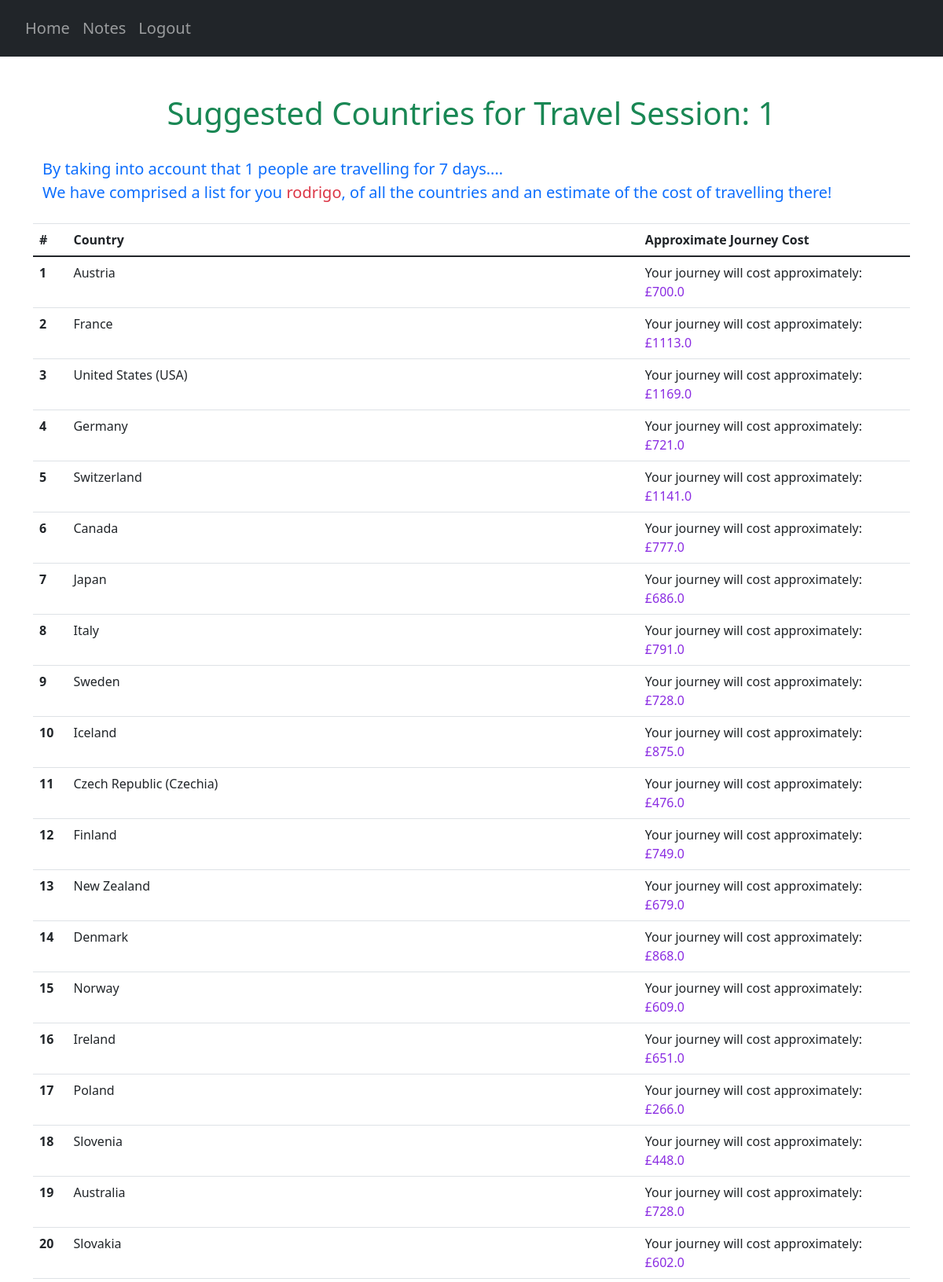
The app's page /suggestions/1 (signed in, upper part) with its own data.
### website/models.py (models this page shows)
class User(db.Model, UserMixin):
    id = db.Column(db.Integer, primary_key=True)
    email = db.Column(db.String(150), unique=True)
    password = db.Column(db.String(150))
    first_name = db.Column(db.String(150))
    notes = db.relationship('Note')
    countries = db.relationship('UserCountry')
    travel_score = db.relationship('UserTravelScore')

class UserCountryScore(db.Model):
    user_id = db.Column(db.Integer, db.ForeignKey('user.id'), primary_key=True)
    travel_id = db.Column(db.Integer, primary_key=True)
    country_code = db.Column(db.String(3), db.ForeignKey('country.country_code'), primary_key=True)
    water_sports_score = db.Column(db.Float)
    winter_sports_score = db.Column(db.Float)
    culture_score = db.Column(db.Float)
    safety_score = db.Column(db.Float)
    budget_score = db.Column(db.Float)
    total_score = db.Column(db.Float)
    final_travel_cost = db.Column(db.Float)

class Country(db.Model):
    country_code = db.Column(db.String(3), primary_key=True)
    country_name = db.Column(db.String(150), unique=True)

### website/views.py (the view)
@views.route("/suggestions/<travelID>", methods=["GET"])
@login_required
def suggestions(travelID):
    travel_response = travelID
    countries = Country.query.all()
    AllCountries = {}
    for country in countries:
        AllCountries[country.country_code] = country.country_name
    user_travel_details = []
    try:
        ranked_countries = userCountryScore(travelID, AllCountries)
        ranked_countries_UF = list(map(lambda x: (AllCountries[x[0]], x[1], x[2]), ranked_countries))
        current_travel = UserTravelScore.query.get((current_user.id, travelID))
        num_travellers = current_travel.num_travellers
        travelling_time = current_travel.travelling_time
        user_travel_details.append(travelID)
        user_travel_details.append(num_travellers)
        user_travel_details.append(travelling_time)
        return render_template("suggestions.html",
                               user=current_user,
                               best_countries=ranked_countries_UF,
                               user_travel=user_travel_details)
    except (AttributeError, sqlalchemy.exc.IntegrityError):
        user_travel_details.append(0)
        user_travel_details.append(1)
        return redirect(url_for('views.noTravel'))
    print(ranked_countries_UF)

### website/__init__.py (called while the page is built)
def create_app():
    app = Flask(__name__)
    app.config['SECRET_KEY'] = 'pog'
    app.config['SQLALCHEMY_DATABASE_URI'] = f'sqlite:///{DB_NAME}'
    db.init_app(app)
    from .views import views
    from .auth import auth
    app.register_blueprint(views, url_prefix='/')
    app.register_blueprint(auth, url_prefix='/')
    from .models import User, Note, Country, UserCountry, Safety, Cost, CulturalValue, CovidRestrictions
    create_database(app)
    login_manager = LoginManager()
    login_manager.login_view = 'auth.login'
    login_manager.init_app(app)
    @login_manager.user_loader
    def load_user(id):
        return User.query.get(int(id))
    return app

### website/questionHandler.py (called while the page is built)
def sortCountries(travelID):
    print("sort countries is running")
    print("this is the travelID", travelID)
    x = select(UserCountryScore)\
        .where(UserCountryScore.user_id == current_user.id, UserCountryScore.travel_id == travelID)\
        .order_by(UserCountryScore.total_score.desc())
    result = db.session.connection().execute(x)
    result = result.fetchall()
    print("this is RESULT", result)
    userSuggestions = []
    i = 1
    for score in result:
        travel_cost = score.final_travel_cost
        valuesToDisplay = {}
        valuesToDisplay["Your journey will cost approximately"] = travel_cost
        userSuggestions.append((score.country_code, int(i), valuesToDisplay))
        i += 1
    return userSuggestions

### website/templates/suggestions.html (shortened to what this page needs)
{% extends "base.html" %} {% block title %}TEST{% endblock %}
{% block content %}
<div class="container pt-5">
    <h1 align="center"><span class="text-success">Suggested Countries for Travel Session: {{ user_travel[0] }}</span></h1>
    <p class="pt-4 pb-2 text-primary" id="user-countries-header">
        By taking into account that {{ user_travel[1] }} people are travelling for {{ user_travel[2] }} days....<br>
        We have comprised a list for you <span class="text-danger">{{ current_user.first_name }}</span>,
        of all the countries and an estimate of the cost of travelling there!
    </p>
</div>
<table class="table">
    <thead>
        <tr>
            <th scope="col">#</th>
            <th scope="col">Country</th>
            <th scope="col">Approximate Journey Cost</th>
        </tr>
    </thead>
    <tbody>
        {% for country in best_countries %}
        {% set countryName = country[0] %}
        {% set countryDict = country[2] %}
        {% for roughCostText, roughCost in countryDict.items() %}
            <tr>
                <th scope="row">{{ country[1] }}</th>
                <td>{{ countryName }}</td>
                <td>{{ roughCostText }}: <span class="cost-number">£{{ roughCost}}</span></td>
            </tr>
        {% endfor %}
        {% endfor %}
    </tbody>
</table>
{% endblock %}

### website/templates/base.html (shortened to what this page needs)
<!DOCTYPE html>
<html>
    <head>
        <link
            rel="stylesheet"
            href="https://stackpath.bootstrapcdn.com/bootstrap/4.4.1/css/bootstrap.min.css"
        />
        <link
            rel="stylesheet"
            href="https://stackpath.bootstrapcdn.com/font-awesome/4.7.0/css/font-awesome.min.css"
        />
        <link rel="stylesheet" href="https://cdn.jsdelivr.net/npm/bootstrap-icons@1.3.0/font/bootstrap-icons.css">
        <link href="https://cdn.jsdelivr.net/npm/bootstrap@5.0.2/dist/css/bootstrap.min.css"
              rel="stylesheet"
        />
        <link href="https://cdn.jsdelivr.net/npm/tom-select@2.0.0-rc.4/dist/css/tom-select.css" rel="stylesheet">
        <script type="text/javascript" src="https://cdnjs.cloudflare.com/ajax/libs/jquery/3.1.1/jquery.min.js"></script>        <link rel="stylesheet" type="text/css" href="/static/extra.css">
    </head>
    <body>
        <section>
            <nav class="navbar navbar-expand-lg bg-dark navbar-dark py-3 ">
                <div class="collapse navbar-collapse" id="navbar">
                    <div class="navbar-nav pl-2 h5">
                        <ul class="navbar-nav">
                            {% if user.is_authenticated %}
                            <li class="nav-item">
                                <a class="nav-link" id="home" href="/">Home</a>
                            </li>
                            <li class="nav-item">
                                <a class="nav-link" id="notes" href="/notes">Notes</a>
                            </li>
                            <li class="nav-item">
                                <a class="nav-link" id="logout" href="/logout">Logout</a>
                            </li>
                            {% endif %}
                        </ul>
                    </div>
                </div>
            </nav>
        </section>
        {% if request.url == "http://127.0.0.1:5000/" %}
            {% block homepage %}
            {% endblock %}
        {% elif request.url == "http://127.0.0.1:5000/countries" %}
            {% block countriespage %}
            {% endblock %}
        {% else %}
            <div class="container" id="main">
            {% block content %}
            {% endblock %}
            </div>
        {% endif %}
    </body>
</html>

### website/static/extra.css (style rules this page uses)
.cost-number { color: blueviolet; }
#user-countries-header { font-size: 20px; }

### records on screen
User: first_name "rodrigo"
Country: country_name "Austria"
UserCountryScore: country "1", roughCostText "Your journey will cost approximately", final_travel_cost "700.0"
Country: country_name "France"
UserCountryScore: country "2", roughCostText "Your journey will cost approximately", final_travel_cost "1113.0"
Country: country_name "United States (USA)"
UserCountryScore: country "3", roughCostText "Your journey will cost approximately", final_travel_cost "1169.0"
Country: country_name "Germany"
UserCountryScore: country "4", roughCostText "Your journey will cost approximately", final_travel_cost "721.0"
Country: country_name "Switzerland"
UserCountryScore: country "5", roughCostText "Your journey will cost approximately", final_travel_cost "1141.0"
Country: country_name "Canada"
UserCountryScore: country "6", roughCostText "Your journey will cost approximately", final_travel_cost "777.0"
Country: country_name "Japan"
UserCountryScore: country "7", roughCostText "Your journey will cost approximately", final_travel_cost "686.0"
Country: country_name "Italy"
UserCountryScore: country "8", roughCostText "Your journey will cost approximately", final_travel_cost "791.0"
Country: country_name "Sweden"
UserCountryScore: country "9", roughCostText "Your journey will cost approximately", final_travel_cost "728.0"
Country: country_name "Iceland"
UserCountryScore: country "10", roughCostText "Your journey will cost approximately", final_travel_cost "875.0"
Country: country_name "Czech Republic (Czechia)"
UserCountryScore: country "11", roughCostText "Your journey will cost approximately", final_travel_cost "476.0"
Country: country_name "Finland"
UserCountryScore: country "12", roughCostText "Your journey will cost approximately", final_travel_cost "749.0"
Country: country_name "New Zealand"
UserCountryScore: country "13", roughCostText "Your journey will cost approximately", final_travel_cost "679.0"
Country: country_name "Denmark"
UserCountryScore: country "14", roughCostText "Your journey will cost approximately", final_travel_cost "868.0"
Country: country_name "Norway"
UserCountryScore: country "15", roughCostText "Your journey will cost approximately", final_travel_cost "609.0"
Country: country_name "Ireland"
UserCountryScore: country "16", roughCostText "Your journey will cost approximately", final_travel_cost "651.0"
Country: country_name "Poland"
UserCountryScore: country "17", roughCostText "Your journey will cost approximately", final_travel_cost "266.0"
Country: country_name "Slovenia"
UserCountryScore: country "18", roughCostText "Your journey will cost approximately", final_travel_cost "448.0"
Country: country_name "Australia"
UserCountryScore: country "19", roughCostText "Your journey will cost approximately", final_travel_cost "728.0"
Country: country_name "Slovakia"
UserCountryScore: country "20", roughCostText "Your journey will cost approximately", final_travel_cost "602.0"

### other values on screen
{{ user_travel[0] }} "1"
{{ user_travel[1] }} "1"
{{ user_travel[2] }} "7"
